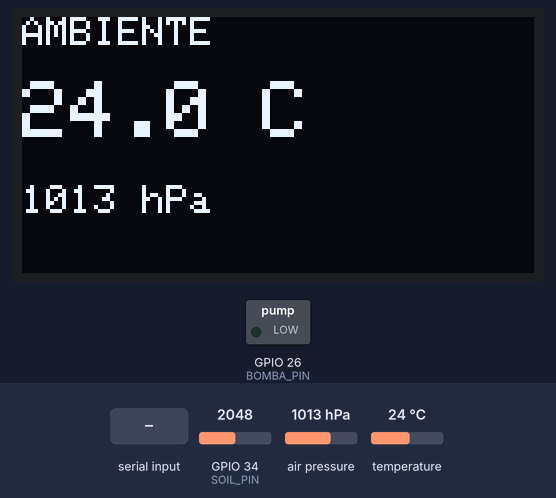
Bench run of a sketch on a simulated ESP32. Shown: 128×64 one-colour display, switched loads named in the sketch (green lamp = pin HIGH). Inputs (shaded band) come from the test bench; at power-on: air pressure 1013 hPa, temperature 24 °C, GPIO 34 (SOIL_PIN) = 2048. The local clock reads 2024-03-15 10:24:30 at power-on unless the sketch sets it; what the sketch prints to the serial monitor is not drawn.

Above: at 3.6 s.
3.7 s: air pressure set to 952 hPa
At 6.8 s:
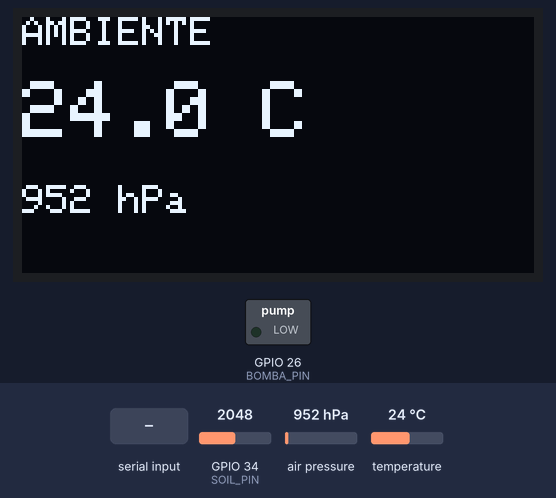
7.5 s: "b" received over Serial
At 7.9 s:
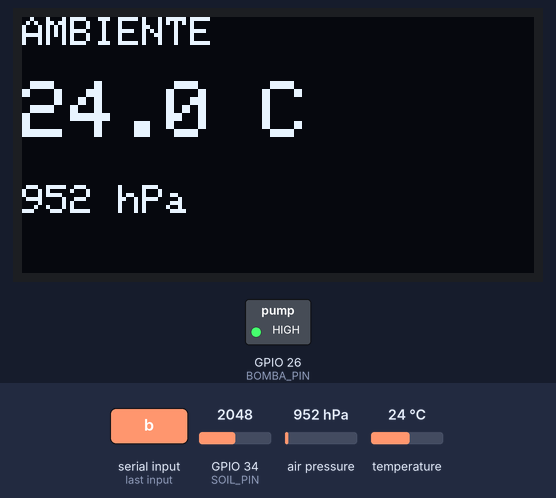
12.0 s: temperature set to 12 °C
At 14.7 s:
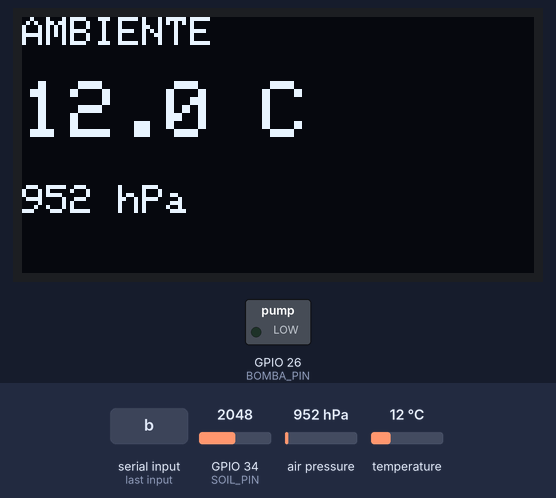
15.0 s: air pressure set to 975 hPa
At 17.2 s:
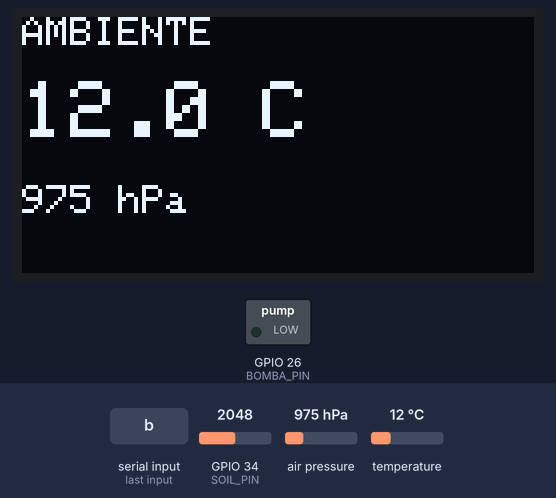
18.0 s: temperature set to 19 °C
At 20.7 s:
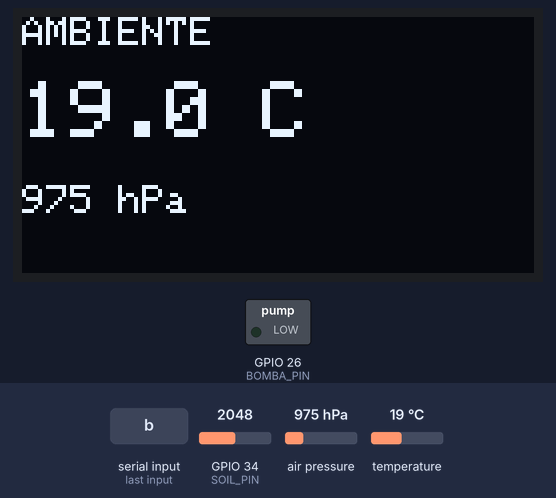
21.0 s: "B" received over Serial
At 21.7 s:
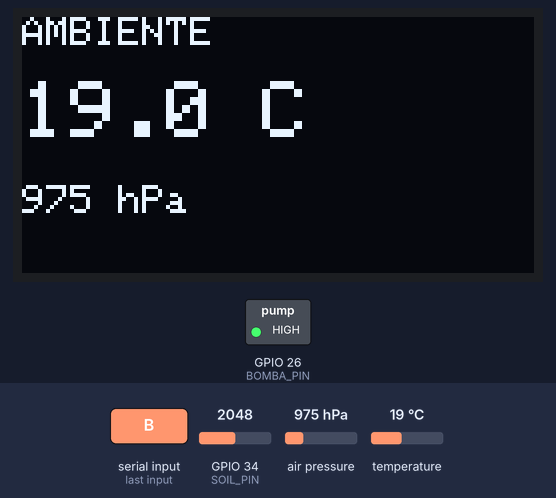
Timing chart, 0 to 25.5 s (numbered marks = the images above; inputs shaded):
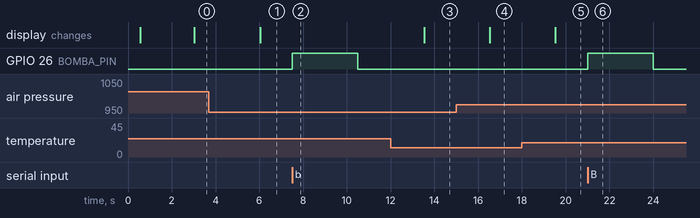

The sketch:

diagnostico_macetero.ino
```cpp
/*
  DIAGNOSTICO MACETERO IOT - v1
  ------------------------------
  Objetivo: comprobar que cada componente soldado responde antes de
  pasar a integrar MQTT / plataforma. No riega solo: la bomba solo se
  activa si mandas 'b' por el Monitor Serie, para no encharcar nada
  mientras estás revisando el resto.

  Comandos por Serial (Monitor Serie, 115200 baud, con salto de linea):
    b  -> activa la bomba 3 segundos (test relé + bomba)
    s  -> fuerza una lectura inmediata de todos los sensores
*/

#include <Wire.h>
#include <Adafruit_Sensor.h>
#include <Adafruit_BMP280.h>
#include <Adafruit_GFX.h>
#include <Adafruit_SSD1306.h>
#include <RTClib.h>

// ---------- PINES (según tu hardware real) ----------
#define SDA_PIN 21
#define SCL_PIN 22
#define SOIL_PIN 34
#define BOMBA_PIN 26

// ---------- CALIBRACIÓN SUELO (de tu código actual) ----------
#define SOIL_DRY 2482
#define SOIL_WET 905

// ---------- OLED ----------
#define SCREEN_WIDTH 128
#define SCREEN_HEIGHT 64
#define OLED_ADDR 0x3C

// ---------- OBJETOS ----------
Adafruit_BMP280 bmp;
Adafruit_SSD1306 display(SCREEN_WIDTH, SCREEN_HEIGHT, &Wire, -1);
RTC_DS1307 rtc;

// ---------- ESTADO DE CADA COMPONENTE ----------
bool bmpOk = false;
bool oledOk = false;
bool rtcOk = false;
uint8_t bmpAddrUsada = 0;

unsigned long lastRead = 0;
const unsigned long INTERVALO = 3000; // ms

int soilMoisturePercent(int raw) {
  raw = constrain(raw, SOIL_WET, SOIL_DRY);
  return map(raw, SOIL_DRY, SOIL_WET, 0, 100);
}

void probarBMP280() {
  Serial.println(F("--- BMP280 ---"));
  if (bmp.begin(0x76)) {
    bmpOk = true;
    bmpAddrUsada = 0x76;
  } else if (bmp.begin(0x77)) {
    bmpOk = true;
    bmpAddrUsada = 0x77;
  } else {
    bmpOk = false;
  }

  if (bmpOk) {
    Serial.print(F("OK - detectado en 0x"));
    Serial.println(bmpAddrUsada, HEX);
  } else {
    Serial.println(F("FALLO - no responde en 0x76 ni 0x77. Revisa SDA/SCL y alimentacion."));
  }
}

void probarOLED() {
  Serial.println(F("--- OLED SSD1306 ---"));
  oledOk = display.begin(SSD1306_SWITCHCAPVCC, OLED_ADDR);
  if (oledOk) {
    Serial.println(F("OK - detectado en 0x3C"));
    display.clearDisplay();
    display.setTextSize(1);
    display.setTextColor(SSD1306_WHITE);
    display.setCursor(0, 0);
    display.println("DIAGNOSTICO");
    display.println("iniciando...");
    display.display();
  } else {
    Serial.println(F("FALLO - no responde en 0x3C. Revisa SDA/SCL y alimentacion."));
  }
}

void probarRTC() {
  Serial.println(F("--- RTC DS1307 ---"));
  rtcOk = rtc.begin();
  if (!rtcOk) {
    Serial.println(F("FALLO - RTC no detectado en el bus I2C."));
    return;
  }

  if (!rtc.isrunning()) {
    Serial.println(F("RTC detectado pero PARADO. Ajustando a la hora de compilacion..."));
    rtc.adjust(DateTime(F(__DATE__), F(__TIME__)));
  }

  DateTime now = rtc.now();
  Serial.print(F("OK - hora actual: "));
  Serial.print(now.day());
  Serial.print('/');
  Serial.print(now.month());
  Serial.print('/');
  Serial.print(now.year());
  Serial.print(' ');
  Serial.print(now.hour());
  Serial.print(':');
  Serial.println(now.minute());
}

void probarSuelo() {
  int raw = analogRead(SOIL_PIN);
  int pct = soilMoisturePercent(raw);
  Serial.print(F("--- Humedad suelo --- RAW: "));
  Serial.print(raw);
  Serial.print(F(" | %: "));
  Serial.println(pct);
}

void testBomba() {
  Serial.println(F(">>> TEST BOMBA: activando 3s <<<"));
  digitalWrite(BOMBA_PIN, HIGH);
  delay(3000);
  digitalWrite(BOMBA_PIN, LOW);
  Serial.println(F(">>> TEST BOMBA: completado <<<"));
}

void leerYMostrarTodo() {
  Serial.println(F("========================================"));

  probarSuelo();

  if (bmpOk) {
    float t = bmp.readTemperature();
    float p = bmp.readPressure() / 100.0F;
    Serial.print(F("--- BMP280 --- Temp: "));
    Serial.print(t, 1);
    Serial.print(F(" C | Presion: "));
    Serial.print(p, 1);
    Serial.println(F(" hPa"));

    if (oledOk) {
      display.clearDisplay();
      display.setTextSize(1);
      display.setCursor(0, 0);
      display.println("AMBIENTE");
      display.setTextSize(2);
      display.setCursor(0, 16);
      display.print(t, 1);
      display.print(" C");
      display.setTextSize(1);
      display.setCursor(0, 42);
      display.print(p, 0);
      display.print(" hPa");
      display.display();
    }
  } else {
    Serial.println(F("--- BMP280 --- (no disponible, sin lectura)"));
  }

  if (rtcOk) {
    DateTime now = rtc.now();
    Serial.print(F("--- RTC --- "));
    Serial.print(now.hour());
    Serial.print(':');
    Serial.println(now.minute());
  }

  Serial.println(F("Comandos: 'b' = test bomba 3s | 's' = leer ahora"));
}

void setup() {
  Serial.begin(115200);
  delay(500);
  Serial.println(F("\n\n===== DIAGNOSTICO MACETERO IOT ====="));

  Wire.begin(SDA_PIN, SCL_PIN);

  pinMode(BOMBA_PIN, OUTPUT);
  digitalWrite(BOMBA_PIN, LOW); // bomba apagada por seguridad

  probarBMP280();
  probarOLED();
  probarRTC();

  Serial.println(F("=====================================\n"));
  Serial.println(F("Escribe 'b' + Enter para probar la bomba 3s."));
  Serial.println(F("Escribe 's' + Enter para forzar una lectura.\n"));
}

void loop() {
  if (Serial.available()) {
    char c = Serial.read();
    if (c == 'b' || c == 'B') {
      testBomba();
    } else if (c == 's' || c == 'S') {
      leerYMostrarTodo();
    }
  }

  if (millis() - lastRead > INTERVALO) {
    lastRead = millis();
    leerYMostrarTodo();
  }
}
```

Measured:
- after the input at 3.7 s, the display: changes after 2.3 s (image 1)
- after the input at 7.5 s, GPIO 26 (BOMBA_PIN): LOW → HIGH at once, → LOW 3.0 s later
- after the input at 12.0 s, the display: changes after 1.5 s (image 3)
- after the input at 15.0 s, the display: changes after 1.5 s (image 4)
- after the input at 18.0 s, the display: changes after 1.5 s (image 5)
- after the input at 21.0 s, GPIO 26 (BOMBA_PIN): LOW → HIGH at once, → LOW 3.0 s later
